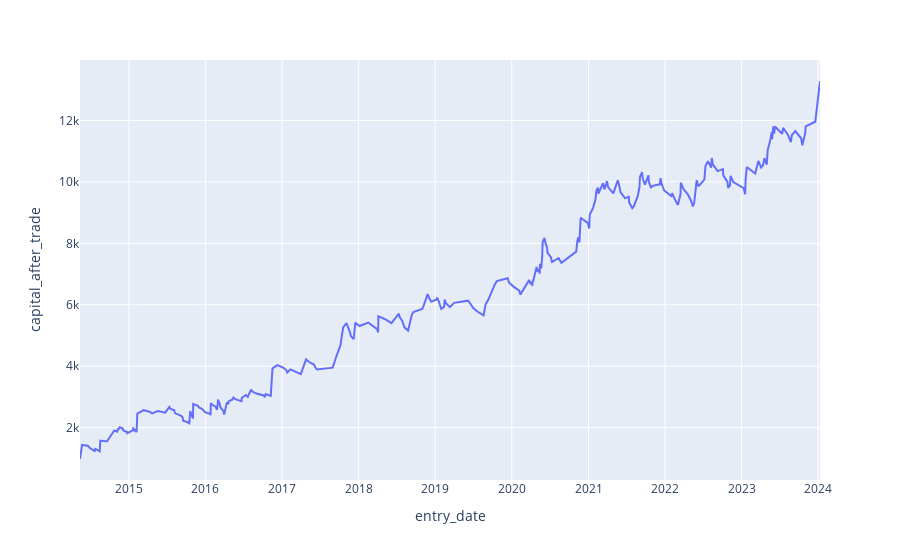

The notebook cell saved with this chart:
### Code cell
import strategy_tester
from strategies.Heikin_Ashi_Moving_Average_Strategy import HeikinAshiMovingAverage
import utility

pricesDataFolder = "../prices_data/"
dfH4 = pd.read_csv(
    filepath_or_buffer=pricesDataFolder+"H4/[JP225]_H4_2014-03-20__2024-03-20.csv",
    delimiter="\t"
)

dfH4 = dfH4.rename(
    columns = {
        '<OPEN>':'open', 
        '<HIGH>':'high', 
        '<LOW>':'low', 
        '<CLOSE>':'close'
    }
)

dfH4['datetime'] = pd.to_datetime(dfH4['<DATE>'] + ' ' + dfH4['<TIME>'])
dfH4 = dfH4.drop(['<TICKVOL>', '<VOL>', '<SPREAD>', '<DATE>', '<TIME>'], axis=1)
dfH4 = utility.heikinashi(dfH4) #add heikin ashi candles
dfH4["MA50"] = dfH4["close"].rolling(window=50).mean() # add moving average
# dfH4["longTermMA"] = dfH4["close"].rolling(window=200).mean() # add moving average 200
dfH4 = utility.addHACandleColor(dfH4)
strategy = HeikinAshiMovingAverage(JP225keylevels, useSR=True, useUpdateSl=True, uselongTermMA=False)
trades = strategy_tester.strategyLoop(dfH4, strategy)

_, _, _ = utility.countNbLossesAndWins(trades, display=True)
_, _ = utility.computeAvgLossesAndWins(trades, display=True)
_ = utility.getTotalProfitInPercent(trades, display=True)
utility.displayCapitalOverTime(trades)

### Figure 1 — Plotly figure (JSON) as saved in the notebook; plotly's stock layout.template omitted (floating-point values rounded to 4 significant figures; data arrays with more than 128 entries replaced by an {"elided": "..."} marker saying what was removed)
{"data": [{"hovertemplate": "entry_date=%{x}<br>capital_after_trade=%{y}<extra></extra>", "legendgroup": "", "line": {"color": "#636efa", "dash": "solid"}, "marker": {"symbol": "circle"}, "mode": "lines", "name": "", "orientation": "v", "showlegend": false, "type": "scatter", "x": {"elided": "294 str values"}, "xaxis": "x", "y": {"elided": "294 float values"}, "yaxis": "y"}], "layout": {"legend": {"tracegroupgap": 0}, "margin": {"t": 60}, "xaxis": {"anchor": "y", "domain": [0, 1], "title": {"text": "entry_date"}}, "yaxis": {"anchor": "x", "domain": [0, 1], "title": {"text": "capital_after_trade"}}}}
